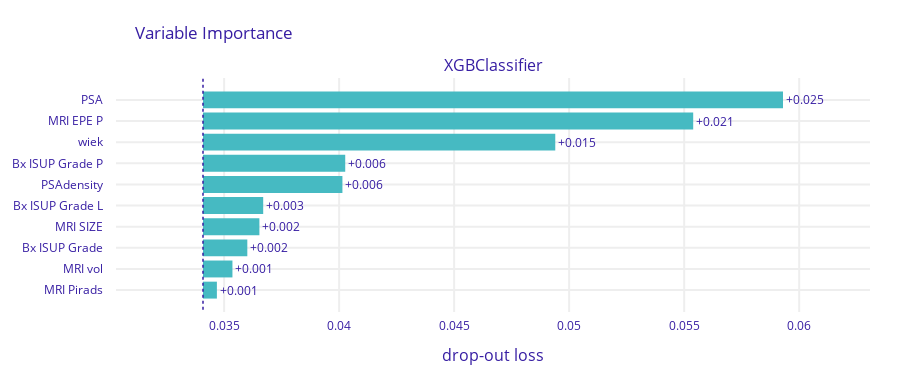

The notebook cell this image was saved under:
### Code cell
untrained_model = XGBClassifier(random_state=42)

y_true, y_pred, y_pred_probs, false_positive_rate, true_positive_rate, total_roc_auc, trained_model, best_params = train_and_evaluate_model(untrained_model, X, y, numerical_cols, categorical_cols, n_folds=5)

plot_roc(false_positive_rate, true_positive_rate, total_roc_auc)
plot_confusion_matrix(y_true, y_pred)
plot_feature_importances(trained_model, X, y)
plot_discrimination_threshold(trained_model, X, y)
brier = brier_score_loss(y_true, y_pred_probs)
print(f"Brier score: {brier:.4f}")

### Figure 1 — Plotly figure (JSON) as saved in the notebook; plotly's stock layout.template omitted (floating-point values rounded to 4 significant figures)
{"data": [{"base": 0.03408, "hoverinfo": "text", "hoverlabel": {"bgcolor": "rgba(0,0,0,0.8)"}, "hovertext": ["Model: XGBClassifier loss after<br>variable: PSA is permuted: 0.059<br>Drop-out loss change: +0.025", "Model: XGBClassifier loss after<br>variable: MRI EPE P is permuted: 0.055<br>Drop-out loss change: +0.021", "Model: XGBClassifier loss after<br>variable: wiek is permuted: 0.049<br>Drop-out loss change: +0.015", "Model: XGBClassifier loss after<br>variable: Bx ISUP Grade P is permuted: 0.04<br>Drop-out loss change: +0.006", "Model: XGBClassifier loss after<br>variable: PSAdensity is permuted: 0.04<br>Drop-out loss change: +0.006", "Model: XGBClassifier loss after<br>variable: Bx ISUP Grade L is permuted: 0.037<br>Drop-out loss change: +0.003", "Model: XGBClassifier loss after<br>variable: MRI SIZE is permuted: 0.037<br>Drop-out loss change: +0.002", "Model: XGBClassifier loss after<br>variable: Bx ISUP Grade is permuted: 0.036<br>Drop-out loss change: +0.002", "Model: XGBClassifier loss after<br>variable: MRI vol is permuted: 0.035<br>Drop-out loss change: +0.001", "Model: XGBClassifier loss after<br>variable: MRI Pirads is permuted: 0.035<br>Drop-out loss change: +0.001"], "marker": {"color": "#46bac2"}, "orientation": "h", "showlegend": false, "text": ["+0.025", "+0.021", "+0.015", "+0.006", "+0.006", "+0.003", "+0.002", "+0.002", "+0.001", "+0.001"], "textposition": "outside", "type": "bar", "x": [0.02522, 0.02131, 0.01531, 0.006183, 0.006061, 0.002617, 0.002452, 0.001927, 0.00128, 0.000604], "xaxis": "x", "y": ["PSA", "MRI EPE P", "wiek", "Bx ISUP Grade P", "PSAdensity", "Bx ISUP Grade L", "MRI SIZE", "Bx ISUP Grade", "MRI vol", "MRI Pirads"], "yaxis": "y"}], "layout": {"annotations": [{"font": {"size": 16}, "showarrow": false, "text": "XGBClassifier", "x": 0.5, "xanchor": "center", "xref": "paper", "y": 1, "yanchor": "bottom", "yref": "paper"}, {"font": {"size": 16}, "showarrow": false, "text": "drop-out loss", "x": 0.5, "xanchor": "center", "xref": "paper", "y": 0, "yanchor": "top", "yref": "paper", "yshift": -30}], "font": {"color": "#371ea3"}, "height": 383, "margin": {"b": 71, "r": 30, "t": 78}, "shapes": [{"line": {"color": "#371ea3", "dash": "dot", "width": 1.5}, "type": "line", "x0": 0.03408, "x1": 0.03408, "xref": "x", "y0": -1, "y1": 10, "yref": "y"}], "title": {"text": "Variable Importance", "x": 0.15}, "xaxis": {"anchor": "y", "automargin": true, "domain": [0, 1], "fixedrange": true, "gridwidth": 2, "range": [0.0303, 0.06308], "tickcolor": "white", "ticklen": 3, "ticks": "outside", "type": "linear", "zeroline": false}, "yaxis": {"anchor": "x", "automargin": true, "autorange": "reversed", "domain": [0, 1], "fixedrange": true, "gridwidth": 2, "tickcolor": "white", "ticklen": 10, "ticks": "outside", "type": "category"}}}
